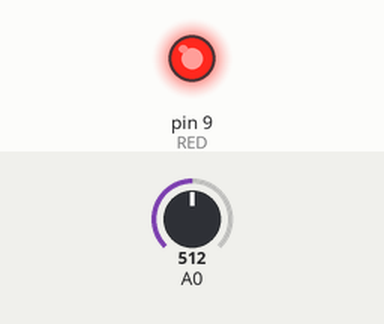
A sketch run on a simulated Arduino Uno, built with avr-gcc and run on an emulated ATmega328P. Parts: output pins drawn as LEDs (lit = HIGH). Inputs (shaded band) come from the test bench; at power-on: A0 = 512.

Above: at 1.2 s.
1.3 s: A0 set to 122
At 1.7 s:
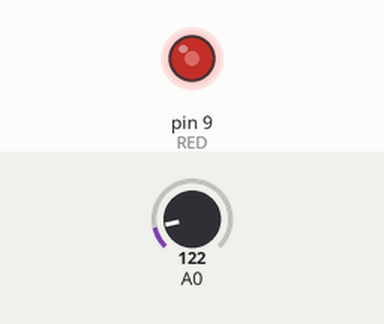
2.8 s: A0 set to 0
At 4.0 s:
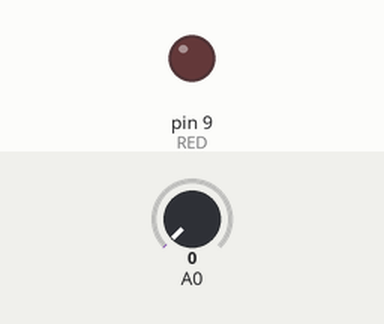
4.3 s: A0 set to 306
At 5.2 s:
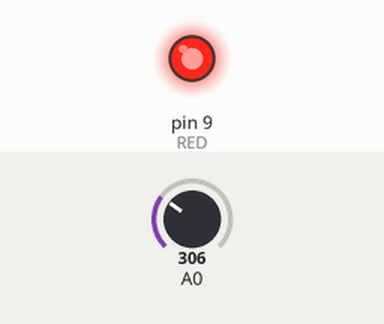
Timing chart, 0 to 7.3 s (numbered marks = the images above; inputs shaded):
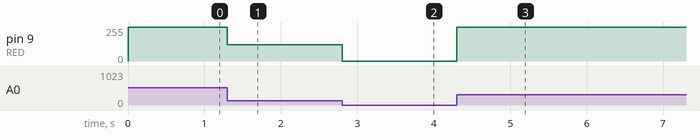

The sketch:

20190927_analog_pwm.ino
```cpp
void setup() {
  pinMode(9, OUTPUT); //RED
}

void loop() {
  analogWrite(9, analogRead(A0));
}
```

Measured:
- after the input at 1.3 s, pin 9 (RED): 255/255 → 122/255 at once
- after the input at 2.8 s, pin 9 (RED): 122/255 → 0/255 at once
- after the input at 4.3 s, pin 9 (RED): 0/255 → 255/255 at once
